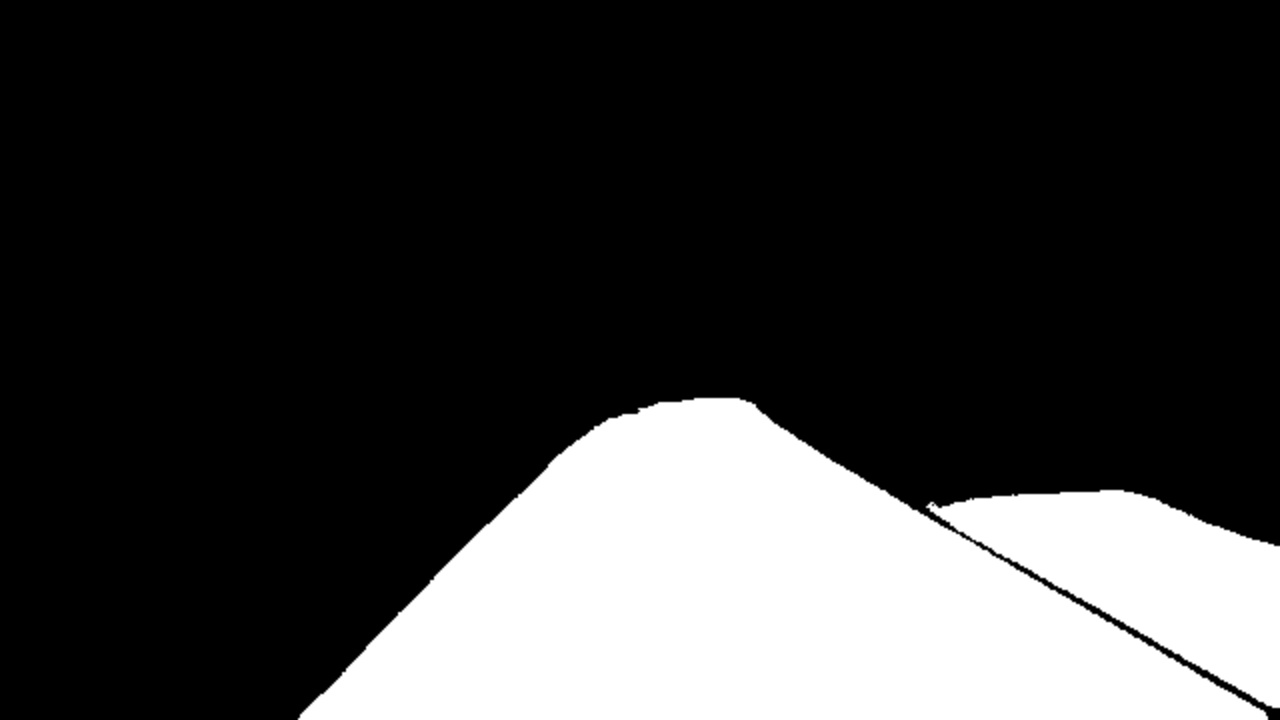
#> input picture pictures/da_onnx.jpg, 1280 x 720 px
$ python -i data_extraction_dra.py   (imports and definitions only)
#> lines starting #> are read from the running program, lines starting #| are printed output that depends on the picture; after the words box and inside, x2 and y2 are one past the last pixel; in counts of white or black regions, pixels touching at a corner belong together
#> further down, picture is the input picture: shape (720, 1280, 3); min 0, max 255, mean 58.8
from PIL import Image
import cv2
import numpy as np
import os
import math
import pandas as pd


def angle_between_line_and_vertical_line(m):
    angle_radians = math.atan(m)
    angle_degrees = math.degrees(angle_radians)
    return angle_degrees

def alpha_line(x, y, alpha):

    if math.isnan(alpha):
        return 0, 0

    length=150
    # Convert angle from degrees to radians
    alpha_rad = np.radians(alpha)

    # Calculate direction vector (dx, dy)
    # Since alpha is with respect to vertical, we swap sin and cos
    dx = np.sin(alpha_rad)
    dy = np.cos(alpha_rad)

    # Calculate end point of the line
    x_end = x + length * dx
    y_end = y + length * dy

    return (x,y), (int(x_end), int(y_end))

def extract_data(image):
     # Blur the img
    blurred = cv2.GaussianBlur(image, (5, 5), 0)

    # Erode the blurred image
    kernel = np.ones((7, 7), np.uint8)
    erosion = cv2.erode(blurred, kernel, iterations=1)

    # Detect edges on the eroded image
    edges = cv2.Canny(erosion, 50, 80)
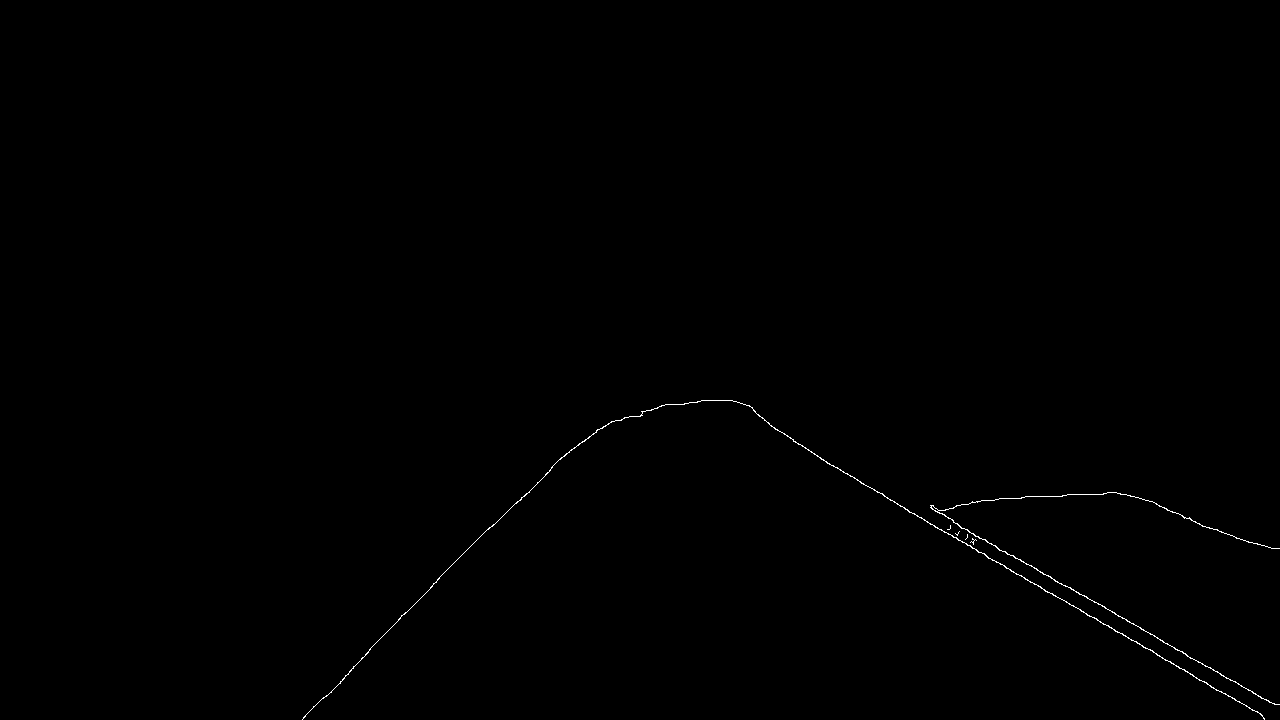
#> edges: shape (720, 1280); 0.23% white in thin lines or dots, all inside (x1, y1, x2, y2) = (302, 400, 1280, 720)

    # Apply the Hough Line Transform to detect lines
    lines = cv2.HoughLines(edges, 1, np.pi / 180, 30)  # 250
#> lines = 155 rows, first 8: [-12, 2.09], [-26, 2.09], [-4, 2.08], [-31, 2.11], [717, 0.768], [721, 0.785], [-35, 2.11], [-2, 2.08]

    # Count the number of detected lanes
    if lines is not None:
        num_lanes = len(lines)
#> num_lanes = 155
        print(f"Number of detected lanes: {num_lanes}")
#| Number of detected lanes: 155

    # Extract line parameters and draw bold lines
    m_neg_list, n_neg_list = [],  []
    m_pos_list, n_pos_list = [],  []

#> (the run stopped early here; a loop or call above may not have finished)
